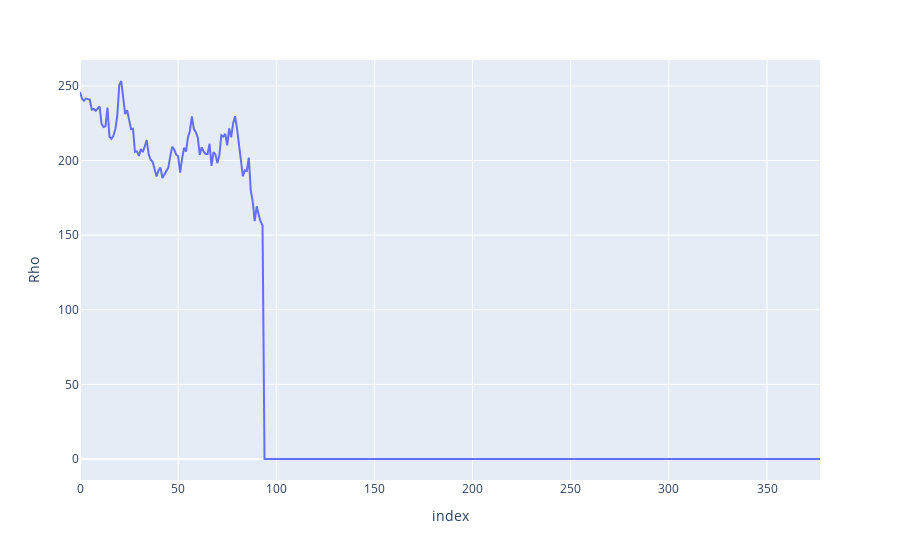

This figure's notebook cell:
### Markdown cell above
### Rho

### Code cell
px.line(greeks_df, y="Rho")

### Figure 1 — Plotly figure (JSON) as saved in the notebook; plotly's stock layout.template omitted (floating-point values rounded to 4 significant figures; data arrays with more than 128 entries replaced by an {"elided": "..."} marker saying what was removed)
{"data": [{"hovertemplate": "index=%{x}<br>Rho=%{y}<extra></extra>", "legendgroup": "", "line": {"color": "#636efa", "dash": "solid"}, "marker": {"symbol": "circle"}, "mode": "lines", "name": "", "orientation": "v", "showlegend": false, "type": "scatter", "x": {"elided": "378 int values"}, "xaxis": "x", "y": {"elided": "378 float values"}, "yaxis": "y"}], "layout": {"legend": {"tracegroupgap": 0}, "margin": {"t": 60}, "xaxis": {"anchor": "y", "domain": [0, 1], "title": {"text": "index"}}, "yaxis": {"anchor": "x", "domain": [0, 1], "title": {"text": "Rho"}}}}
